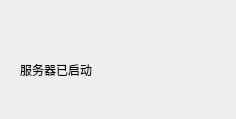
<?xml version="1.0" encoding="UTF-8"?>
<ui version="4.0">
 <class>TcpServer</class>
 <widget class="QWidget" name="TcpServer">
  <property name="geometry">
   <rect>
    <x>0</x>
    <y>0</y>
    <width>236</width>
    <height>119</height>
   </rect>
  </property>
  <property name="windowTitle">
   <string>TcpServer</string>
  </property>
  <widget class="QLabel" name="label">
   <property name="geometry">
    <rect>
     <x>20</x>
     <y>60</y>
     <width>251</width>
     <height>20</height>
    </rect>
   </property>
   <property name="text">
    <string>服务器已启动</string>
   </property>
  </widget>
 </widget>
 <resources/>
 <connections/>
</ui>
